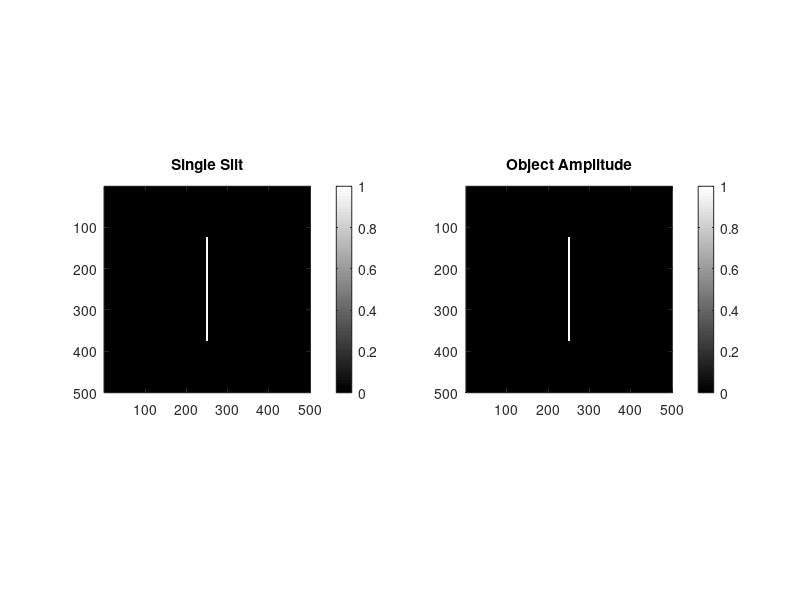

The MATLAB source for this figure: (Note: this script raises an error after producing the figure.)

%%%%%%%%%%%%%%%%%%%%%%%%%%%%%%%%%%%%%%%%%%%%%%%%%%%%%%%%%%%%%%%%%%%%%%%%%%%
% SLD INLINE DIGITAL HOLOGRAPHY
% SPECTRAL SUPERPOSITION + MULTI-PLANE PHASE RETRIEVAL
%%%%%%%%%%%%%%%%%%%%%%%%%%%%%%%%%%%%%%%%%%%%%%%%%%%%%%%%%%%%%%%%%%%%%%%%%%%

clc; clear; close all;

%% 1. SYSTEM PARAMETERS (mm)

% Central wavelength and spectral bandwidth
lambda_c = 0.633e-3;       % 633 nm
bandwidth = 0.020e-3;      % 20 nm FWHM

num_lambda = 50;

% Wavelength sampling
lambda = linspace(lambda_c-bandwidth/2, ...
                  lambda_c+bandwidth/2, num_lambda);

% Gaussian spectral distribution
S = exp(-4*log(2)*((lambda-lambda_c)/bandwidth).^2);

% Normalize spectral weights
weights = S/sum(S);

% Sensor
N = 500;
dx = 2e-3;                 % 2 um
area = dx*N;

% Propagation distances
z1 = 1.0;
z2 = 1.5;
dz = z2-z1;

%% 2. OBJECT (GROUND TRUTH)

% try
%     object0 = imread('a_object.jpg');
%     object = double(object0(:,:,1));
%     object = rot90(object,-1);
% 
%     object = imresize(object,[N N]);
% 
% catch
%     warning('Using simulated object.');
%     object = phantom('Modified Shepp-Logan',N);
% end
% 
% % Normalize object
% object = double(object);
% object = (object-min(object(:))) / ...
%          (max(object(:))-min(object(:)));
% 
% % Complex transmission function
% am = exp(-1.6*object);
% 
% ph0 = 3;
% ph = ph0*object;
% 
% t = am.*exp(1i*ph);
% 
% figure('Name','Ground Truth');
% 
% subplot(1,2,1);
% imagesc(am);
% axis image;
% colormap gray;
% colorbar;
% title('Object Amplitude');
% 
% subplot(1,2,2);
% imagesc(ph);
% axis image;
% colormap gray;
% colorbar;
% title('Object Phase');

%% 2. OBJECT (SINGLE NARROW SLIT)

% Slit parameters
slit_width = 10e-3;       % Slit width: 10 um (mm)
slit_length = 0.5;        % Slit length: 0.5 mm

% Convert physical dimensions to pixels
slit_width_px = max(1,round(slit_width/dx));
slit_length_px = max(1,round(slit_length/dx));

% Initialize object
object = zeros(N,N);

% Center position
cx = round(N/2);
cy = round(N/2);

% Slit boundaries
x1 = cx-floor(slit_width_px/2);
x2 = x1+slit_width_px-1;

y1 = cy-floor(slit_length_px/2);
y2 = y1+slit_length_px-1;

% Create vertical slit
object(y1:y2,x1:x2) = 1;

% Transmission function
am = object;
ph = zeros(N,N);

t = am.*exp(1i*ph);

% Display ground truth
figure('Name','Single Narrow Slit');

subplot(1,2,1);
imagesc(object);
axis image;
colormap gray;
colorbar;
title('Single Slit');

subplot(1,2,2);
imagesc(am);
axis image;
colormap gray;
colorbar;
title('Object Amplitude');


%% 3. SPECTRAL SUPERPOSITION

I1_total = zeros(N,N);
I2_total = zeros(N,N);

disp('Calculating SLD holograms...');

for j = 1:num_lambda

    % Current wavelength
    lambda_j = lambda(j);

    % Propagators
    prop_z1 = Propagator(N,lambda_j,area,z1);
    prop_z2 = Propagator(N,lambda_j,area,z2);

    % Propagation
    field_z1 = IFT2Dc(FT2Dc(t).*prop_z1);
    field_z2 = IFT2Dc(FT2Dc(t).*prop_z2);

    % Intensity holograms
    I1 = abs(field_z1).^2;
    I2 = abs(field_z2).^2;

    % Spectral intensity accumulation
    I1_total = I1_total + weights(j)*I1;
    I2_total = I2_total + weights(j)*I2;

end

% Final SLD holograms
hologram1 = I1_total;
hologram2 = I2_total;

% Measured amplitudes
amp1_measured = sqrt(hologram1);
amp2_measured = sqrt(hologram2);

figure('Name','SLD Holograms');

subplot(1,2,1);
imagesc(hologram1);
axis image;
colormap gray;
colorbar;
title('SLD Hologram (z1)');

subplot(1,2,2);
imagesc(hologram2);
axis image;
colormap gray;
colorbar;
title('SLD Hologram (z2)');

%% 4. MULTI-PLANE PHASE RETRIEVAL

% IMPORTANT:
% This reconstruction uses the central wavelength as an
% approximate single-wavelength reconstruction model.

Iterations = 50;

prop_dz = Propagator(N,lambda_c,area,dz);
prop_minus_dz = Propagator(N,lambda_c,area,-dz);
prop_minus_z1 = Propagator(N,lambda_c,area,-z1);

% Initial complex field
u1 = amp1_measured;

figure('Name','SLD Reconstruction');

disp('Starting phase retrieval...');

for iter = 1:Iterations

    % A. Forward propagation z1 -> z2
    u2_sim = IFT2Dc(FT2Dc(u1).*prop_dz);

    % B. Amplitude constraint at z2
    u2 = amp2_measured.*exp(1i*angle(u2_sim));

    % C. Backward propagation z2 -> z1
    u1_sim = IFT2Dc(FT2Dc(u2).*prop_minus_dz);

    % D. Amplitude constraint at z1
    u1 = amp1_measured.*exp(1i*angle(u1_sim));

    % Display reconstruction
    if mod(iter,10)==0 || iter==1 || iter==Iterations

        u_obj_rec = IFT2Dc(FT2Dc(u1).*prop_minus_z1);

        subplot(1,2,1);
        imagesc(abs(u_obj_rec));
        axis image;
        colormap gray;
        colorbar;
        title(sprintf('Amplitude - Iter %d',iter));

        subplot(1,2,2);
        imagesc(angle(u_obj_rec));
        axis image;
        colormap gray;
        colorbar;
        title(sprintf('Phase - Iter %d',iter));

        drawnow;
    end

end

disp('Reconstruction completed!');

%% 5. SPECTRAL DISTRIBUTION

figure('Name','SLD Spectrum');

plot(lambda*1e6,S,'o-','LineWidth',1.5);
xlabel('Wavelength (um)');
ylabel('Relative Spectral Intensity');
title('Gaussian SLD Spectrum');
grid on;

%% 6. HELPER FUNCTIONS

function p = Propagator(N,lambda,area,z)

    [X,Y] = meshgrid(1:N,1:N);

    alpha = lambda*(Y-N/2-1)/area;
    beta  = lambda*(X-N/2-1)/area;

    mask = (alpha.^2+beta.^2)<=1;

    p = zeros(N,N);

    p(mask) = exp(2*pi*1i*z.* ...
        sqrt(1-alpha(mask).^2-beta(mask).^2)/lambda);

end

function out = FT2Dc(in)

    [Nx,Ny] = size(in);

    vx = (-1).^(1:Nx).';
    vy = (-1).^(1:Ny);

    f1 = vx*vy;

    out = f1.*fft2(f1.*in);

end

function out = IFT2Dc(in)

    [Nx,Ny] = size(in);

    vx = (-1).^(1:Nx).';
    vy = (-1).^(1:Ny);

    f1 = vx*vy;

    out = f1.*ifft2(f1.*in);

end
